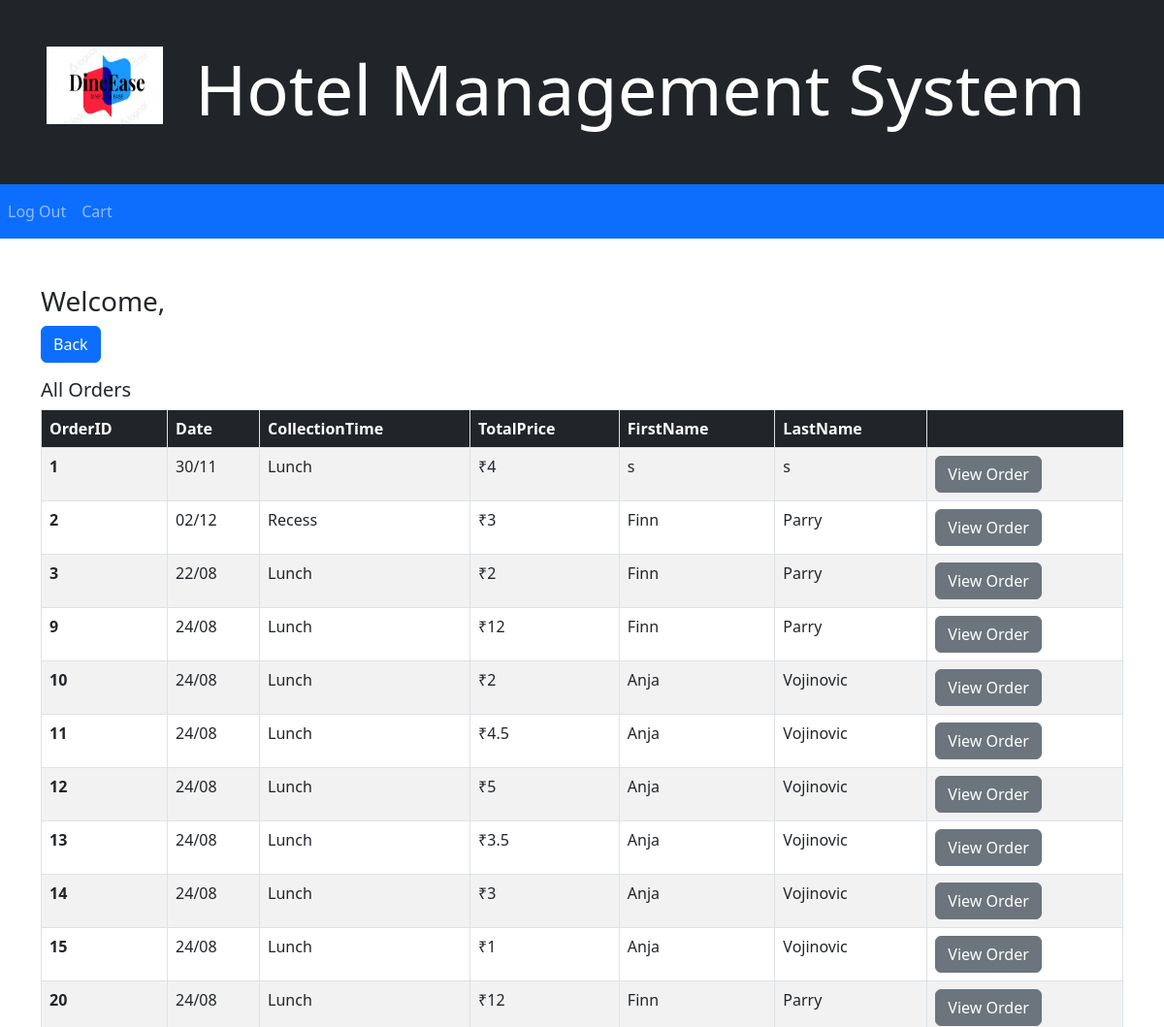
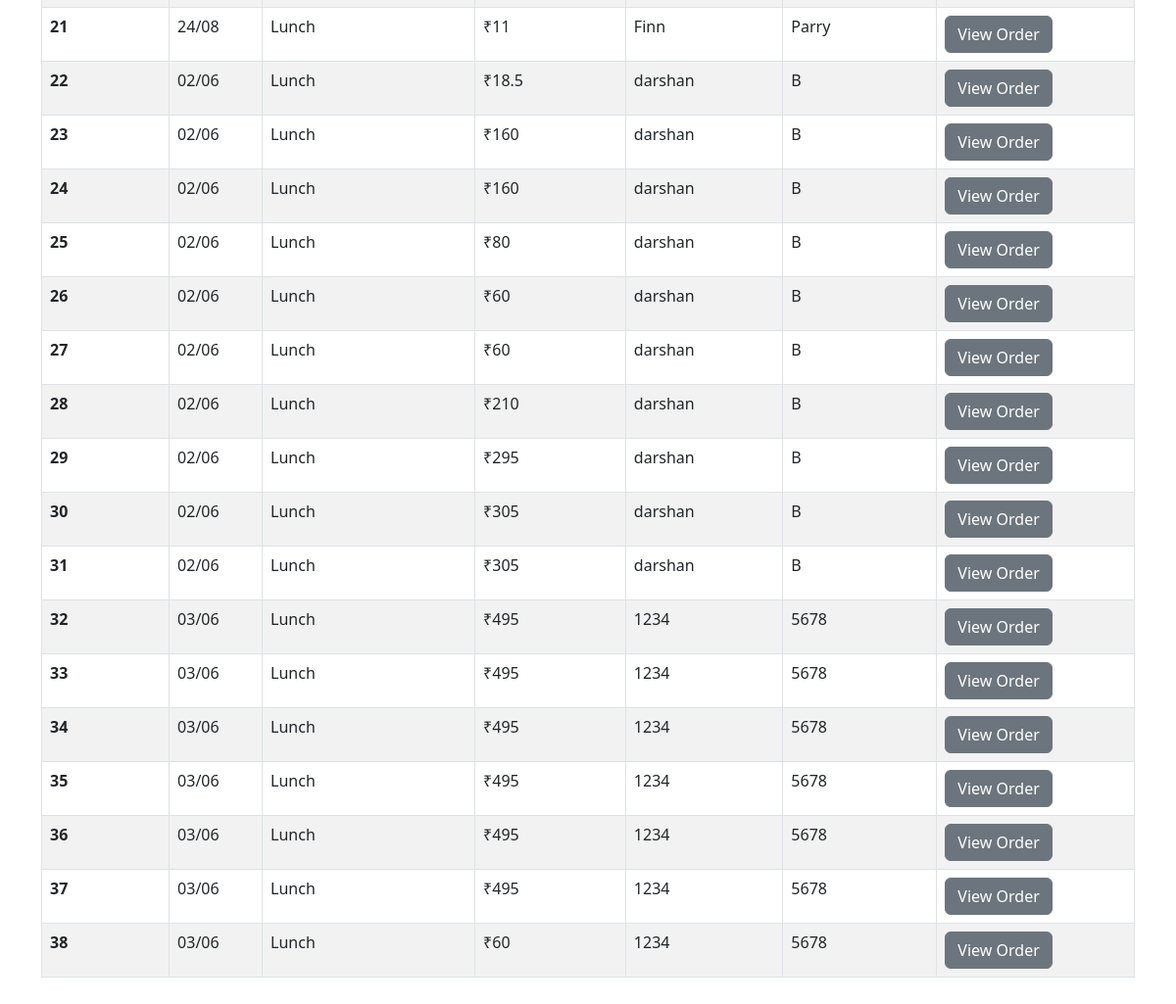
Screenshot of /staff/allorders (signed in) with the database file from the repository (2 pictures, top to bottom).
### tables this page shows
CREATE TABLE "Orders" (
	"OrderID"	INTEGER NOT NULL UNIQUE,
	"UserID"	INTEGER,
	"Date"	TEXT,
	"TotalPrice"	INTEGER,
	"CollectionTime"	TEXT,
	PRIMARY KEY("OrderID" AUTOINCREMENT),
	FOREIGN KEY("UserID") REFERENCES "Users"("UserID")
);

CREATE TABLE "Users" (
	"UserID"	INTEGER NOT NULL UNIQUE,
	"UserName"	TEXT UNIQUE,
	"FirstName"	TEXT,
	"LastName"	TEXT,
	"Password"	TEXT,
	"UserType"	TEXT,
	PRIMARY KEY("UserID")
);

### app.py (the view)
@app.route("/staff/allorders")
def revieworders():
    try:
        with sqlite3.connect(db) as con: #fetches all orders and who ordered them from database
            orderlist = fetchQuery(f"SELECT Orders.*, Users.FirstName, Users.LastName FROM Orders INNER JOIN Users ON Orders.UserID = Users.UserID")
    except:
        orderlist=[]
        print("exception")
    return render_template("staffAll.html", username = session["login"]["username"], orderlist = orderlist)#renders

### app.py (called while the page is built)
def fetchQuery(query):
    sqlite3.connect(db).row_factory = sqlite3.Row #sets up row factory
    cur=sqlite3.connect(db).cursor()
    cur.execute(query)
    result = cur.fetchall() # stores the query results
    return result

### templates/staffAll.html (shortened to what this page needs)
<html>
    <head>
        <link rel="stylesheet" href="static/css/styles.css"/>
        <link href="https://cdn.jsdelivr.net/npm/bootstrap@5.2.0/dist/css/bootstrap.min.css" rel="stylesheet">
    </head>
    <body>
        <div class="container-fluid bg-dark text-white text-left p-5 w-100">
            <img src="../static/images/logo.png" class="float-start" style="width:120px;height:80px">
            <h1 class="display-2" style="text-align: center;" >Hotel Management System</h1>
        </div>
        <nav class="navbar navbar-expand-sm bg-primary navbar-dark sticky-top">
            <ul class="navbar-nav nav">
              <li class="nav-item">
                <a class="nav-link" href="/login">Log Out</a>
              </li>
            </ul>
            <ul class="navbar-nav nav mr-3 float-end">
              <li class="nav-item">
                <a class="nav-link" href="/retail/cart"> Cart</a>
              </li>
            </ul>
        </nav>
        <div class="container my-5">
            <p class="h3">Welcome, {{ username }}</p>
            <a href="/staff" class="btn btn-primary">Back</a>
            {% if orderlist == [] %}
                <p class="h3 lead w-10 mt-3">No orders FOREVER</p>
            {% else %}
                <p class="h3 lead w-10 mt-3">All Orders</p>
                <table class="table table-striped table-bordered">
                    <thead class="bg-dark text-white">
                        <tr>
                            <th scope="col">OrderID</th>
                            <th scope="col">Date</th>
                            <th scope="col">CollectionTime</th>
                            <th scope="col">TotalPrice</th>
                            <th scope="col">FirstName</th>
                            <th scope="col">LastName</th>
                            <th scope="col" class="border-0"></th>
                        </tr>
                    </thead>
                    <tbody>
                        {% for row in orderlist %}
                            <tr>
                                <th scope="row">{{ row[0] }}</th>
                                <td>{{ row[2] }}</td>
                                <td>{{ row[4] }}</td>
                                <td>₹{{ row[3] }}</td>
                                <td>{{ row[5] }}</td>
                                <td>{{ row[6] }}</td>
                                <td><a class="btn btn-secondary" href="/orders/{{ row[0] }}">View Order</a></td>
                            </tr>
                        {% endfor %}
                    </tbody>
                </table>
            {% endif %}
        </div>
    </body>
</html>

### rows the page displays
Orders: OrderID "1", Date "30/11", CollectionTime "Lunch", TotalPrice "4", FirstName "s", LastName "s"
Orders: OrderID "2", Date "02/12", CollectionTime "Recess", TotalPrice "3", FirstName "Finn", LastName "Parry"
Orders: OrderID "3", Date "22/08", CollectionTime "Lunch", TotalPrice "2", FirstName "Finn", LastName "Parry"
Orders: OrderID "9", Date "24/08", CollectionTime "Lunch", TotalPrice "12", FirstName "Finn", LastName "Parry"
Orders: OrderID "10", Date "24/08", CollectionTime "Lunch", TotalPrice "2", FirstName "Anja", LastName "Vojinovic"
Orders: OrderID "11", Date "24/08", CollectionTime "Lunch", TotalPrice "4.5", FirstName "Anja", LastName "Vojinovic"
Orders: OrderID "12", Date "24/08", CollectionTime "Lunch", TotalPrice "5", FirstName "Anja", LastName "Vojinovic"
Orders: OrderID "13", Date "24/08", CollectionTime "Lunch", TotalPrice "3.5", FirstName "Anja", LastName "Vojinovic"
Orders: OrderID "14", Date "24/08", CollectionTime "Lunch", TotalPrice "3", FirstName "Anja", LastName "Vojinovic"
Orders: OrderID "15", Date "24/08", CollectionTime "Lunch", TotalPrice "1", FirstName "Anja", LastName "Vojinovic"
Orders: OrderID "20", Date "24/08", CollectionTime "Lunch", TotalPrice "12", FirstName "Finn", LastName "Parry"
Orders: OrderID "21", Date "24/08", CollectionTime "Lunch", TotalPrice "11", FirstName "Finn", LastName "Parry"
Orders: OrderID "22", Date "02/06", CollectionTime "Lunch", TotalPrice "18.5", FirstName "darshan", LastName "B"
Orders: OrderID "23", Date "02/06", CollectionTime "Lunch", TotalPrice "160", FirstName "darshan", LastName "B"
Orders: OrderID "24", Date "02/06", CollectionTime "Lunch", TotalPrice "160", FirstName "darshan", LastName "B"
Orders: OrderID "25", Date "02/06", CollectionTime "Lunch", TotalPrice "80", FirstName "darshan", LastName "B"
Orders: OrderID "26", Date "02/06", CollectionTime "Lunch", TotalPrice "60", FirstName "darshan", LastName "B"
Orders: OrderID "27", Date "02/06", CollectionTime "Lunch", TotalPrice "60", FirstName "darshan", LastName "B"
Orders: OrderID "28", Date "02/06", CollectionTime "Lunch", TotalPrice "210", FirstName "darshan", LastName "B"
Orders: OrderID "29", Date "02/06", CollectionTime "Lunch", TotalPrice "295", FirstName "darshan", LastName "B"
Orders: OrderID "30", Date "02/06", CollectionTime "Lunch", TotalPrice "305", FirstName "darshan", LastName "B"
Orders: OrderID "31", Date "02/06", CollectionTime "Lunch", TotalPrice "305", FirstName "darshan", LastName "B"
Orders: OrderID "32", Date "03/06", CollectionTime "Lunch", TotalPrice "495", FirstName "1234", LastName "5678"
Orders: OrderID "33", Date "03/06", CollectionTime "Lunch", TotalPrice "495", FirstName "1234", LastName "5678"
Orders: OrderID "34", Date "03/06", CollectionTime "Lunch", TotalPrice "495", FirstName "1234", LastName "5678"
Orders: OrderID "35", Date "03/06", CollectionTime "Lunch", TotalPrice "495", FirstName "1234", LastName "5678"
Orders: OrderID "36", Date "03/06", CollectionTime "Lunch", TotalPrice "495", FirstName "1234", LastName "5678"
Orders: OrderID "37", Date "03/06", CollectionTime "Lunch", TotalPrice "495", FirstName "1234", LastName "5678"
Orders: OrderID "38", Date "03/06", CollectionTime "Lunch", TotalPrice "60", FirstName "1234", LastName "5678"
